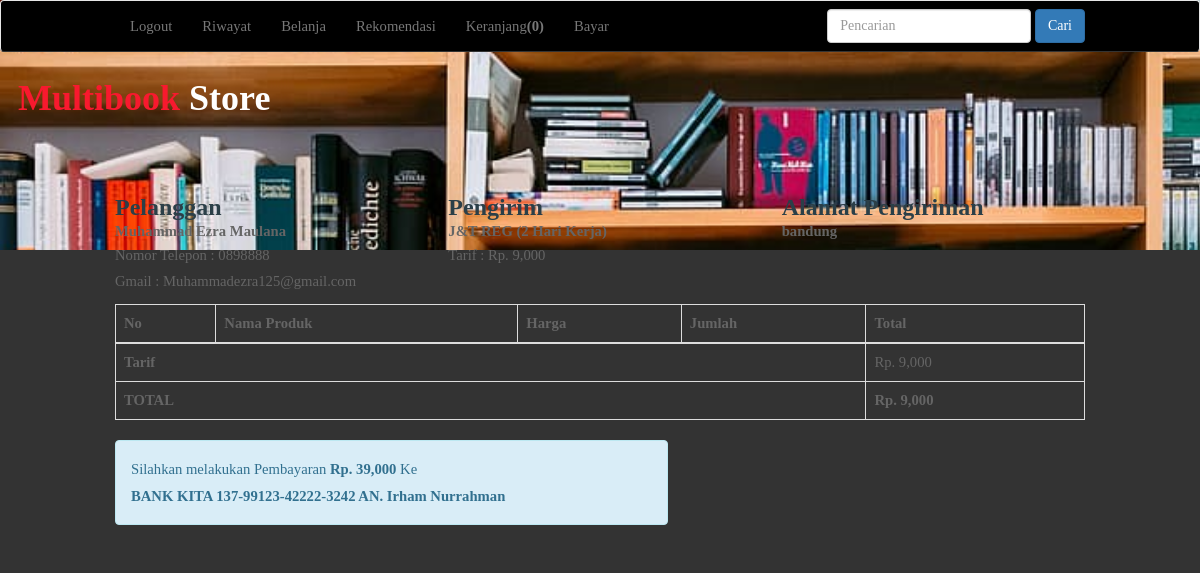
Screenshot of /nota.php?id=12 (signed in) with the database file from the repository.
### tables this page shows
CREATE TABLE `pembelian` (
  `id_pembelian` int(11) NOT NULL,
  `id_pelanggan` int(11) NOT NULL,
  `id_kurir` int(11) NOT NULL,
  `tanggal_pembelian` date NOT NULL,
  `total_pembelian` int(11) NOT NULL,
  `nama_kurir` varchar(100) NOT NULL,
  `tarif` int(11) NOT NULL,
  `alamat_pengiriman` text NOT NULL,
  `status_pembelian` varchar(100) NOT NULL DEFAULT 'Tertunda',
  `resi_pengiriman` varchar(50) NOT NULL
);

CREATE TABLE `pelanggan` (
  `id_pelanggan` int(11) NOT NULL,
  `gmail_pelanggan` varchar(100) NOT NULL,
  `password_pelanggan` varchar(50) NOT NULL,
  `nama_pelanggan` varchar(100) NOT NULL,
  `telepon_pelanggan` varchar(25) NOT NULL
);

### nota.php (the view, shortened to what this page needs)
<?php
	$koneksi = new mysqli("localhost","root","","tokobuku");
?>
<!DOCTYPE html>
<html>
<head>
	<link rel="stylesheet" type="text/css" href="admin/assets/css/bootstrap.css">
</head>
<body>
    <link href="assets/bootstrap/css/bootstrap.min.css" rel="stylesheet">
    <link href="assets/style.css" rel="stylesheet">
<body>
  <div id="container">
    <div id="header">
      <div class="headerBackground">
        <h1><font color="#f8192e"><br><br><b>&nbsp;&nbsp;Multibook</font><font color="#ffffff"> Store</font></b></h1>
      </div>
    </div>
  <body>
	<nav class="navbar navbar-default"style="background: black;" >
		<div class="container">
			<ul class="nav navbar-nav" style="background: black;">
				<?php if (isset($_SESSION['pelanggan'])): ?>
				<li><a href="logout.php" onclick="return confirm('Apakah Anda Yakin ?')">Logout</a></li>
				<li><a href="riwayat.php">Riwayat</a></li>
				<?php else: ?>
				<li><a href="login.php">Login</a></li>
				<li><a href="daftar.php">Daftar</a></li>
				<li><a href="about.php">About</a></li>
				<?php endif ?>
				<li><a href="index.php">Belanja</a></li>
				<?php if(!isset($_SESSION["keranjang"])) : ?>
					<li><a href="rekomendasi.php">Rekomendasi</a></li>
					<li><a href="keranjang.php">Keranjang<strong>(0)</strong></a></li>
			<?php endif ?>
				<li><a href="bayar.php">Bayar</a></li>
			</ul>
			<form action="pencarian.php" method="get" class="navbar-form navbar-right">
				<input type="text" name="keyword" class="form-control" placeholder="Pencarian">
				<button class="btn btn-primary">Cari</button>
			</form>
		</div>
	</nav>
	<section class="konten">
		<div class="container">
			<h2>Detail Pembelian</h2>
			<?php
				$ambil=$koneksi->query("SELECT * FROM pembelian JOIN pelanggan ON pembelian.id_pelanggan=pelanggan.id_pelanggan WHERE pembelian.id_pembelian='$_GET[id]'");
				$detail=$ambil->fetch_assoc();
			?>
			<p>
				Kode Pembelian : <strong>H-<?php echo $detail['id_pembelian']; ?>-S</strong><br>
				Tanggal Pembelian : <?php echo $detail['tanggal_pembelian']; ?> <br>
			</p>
			<div class="row">
				<div class="col-md-4">
					<h3>Pelanggan</h3>
					<strong><?php echo $detail['nama_pelanggan']?></strong>
					<p>Nomor Telepon :  <?php echo $detail['telepon_pelanggan']?><br>Gmail : <?php echo $detail['gmail_pelanggan']; ?>
					</p>
				</div>
				<div class="col-md-4">
					<h3>Pengirim</h3>
					<strong><?php echo $detail['nama_kurir']; ?></strong>
					<p>Tarif : Rp. <?php echo number_format($detail['tarif']); ?></p>
				</div>
				<div class="col-md-4">
					<h3>Alamat Pengiriman</h3>
					<strong><?php echo $detail['alamat_pengiriman']; ?></strong>
				</div>
			</div>
			<table class="table table-bordered">
				<thead>
					<tr>
						<th>No</th>
						<th>Nama Produk</th>
						<th>Harga</th>
						<th>Jumlah</th>
						<th>Total</th>
					</tr>
				</thead>
					<?php $totalbelanja=0;?>
				<tfoot>
					<tr>
						<th colspan="4">Tarif</th>
						<td>Rp. <?php echo number_format($detail['tarif']); ?></td>
					</tr>
					<tr>
						<th colspan="4">TOTAL</th>
						<th>Rp. <?php echo number_format($totalbelanja+$detail['tarif']); ?></th>
					</tr>
				</tfoot>
			</table>
			<div class="row">
				<div class="col-md-7">
					<div class="alert alert-info">
						<p>
							Silahkan melakukan Pembayaran <strong>Rp. <?php echo number_format($detail['total_pembelian'])?></strong>
							Ke <br>
							<strong>BANK KITA 137-99123-42222-3242 AN. Irham Nurrahman</strong>
						</p>
					</div>
				</div>
			</div>
		</div>
	</section>
</body>
</html>

### css/style.css (style rules this page uses)
* { margin:0px auto; }
html, body { height: 100%; }
body { margin: 0px; padding: 0px; background: #333333; font-family: 'Varela', sans-serif; font-size: 11pt; font-weight: 300; color: #656565; }
h1, h2, h3 { margin: 0; padding: 0; font-weight: 700; color: #2B3F48; }
p, ol, ul { margin-top: 0; }
ol, ul { padding: 0; list-style: none; }
p { line-height: 180%; }
a { color: #0000FF; }
.container { overflow: hidden; margin: 0em auto; width: 1000px; }
.box1, .box2, .box3, { float: left; margin-right: 20px; }
#header { width: 100%; z-index: :1000; position: fixed; height:60px; background: #f8192e; }
* { box-sizing: border-box; }
body { font-family: "lora"; }
.navbar { background-color: #171717; border-bottom: 1px solid #333333; }

### nota.php (style rules this page uses)
#header .headerBackground { width: 1520px; height: 250px; background: url(img/background.jpg); background-size: cover; }
#header { background: blue; width: 940px; height: 240px; }
h1 { padding-top: 0px; }

### rows the page displays
pembelian: id_pelanggan.nama_pelanggan "Muhammad Ezra Maulana", id_pelanggan.telepon_pelanggan "0898888", id_pelanggan.gmail_pelanggan "Muhammadezra125@gmail.com", nama_kurir "J&T REG (2 Hari Kerja)", tarif "9,000", alamat_pengiriman "bandung", $totalbelanja+$detail['tarif'] "9,000", total_pembelian "39,000"
